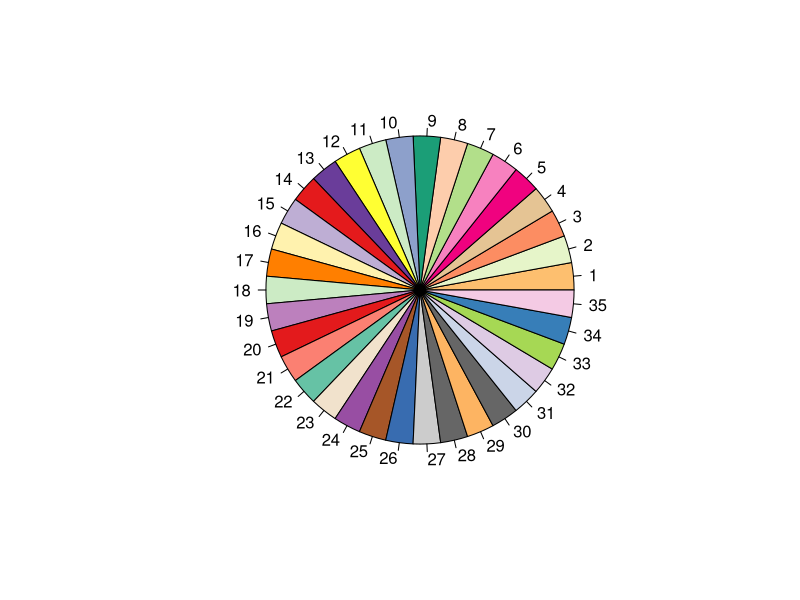
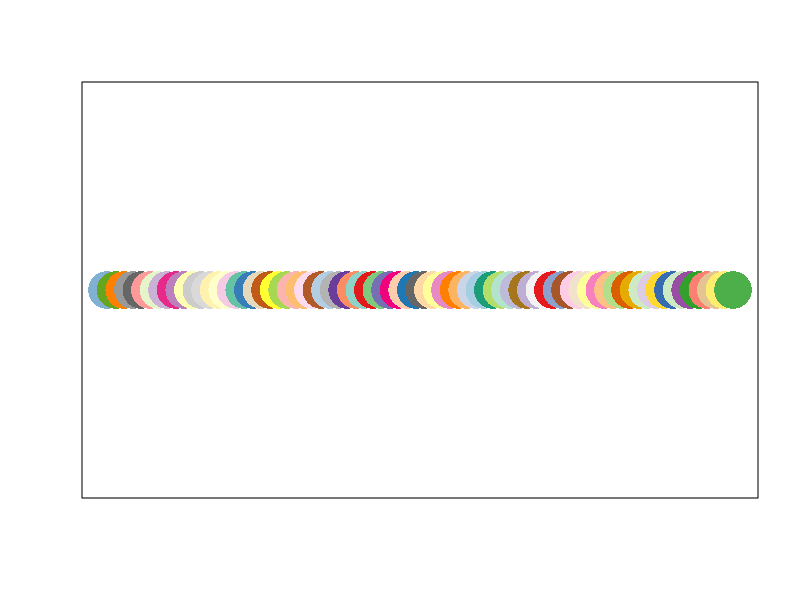

These figures' R source, in order:
library(RColorBrewer)
n <- 35
qual_col_pals = brewer.pal.info[brewer.pal.info$category == 'qual',] # one of 'div', 'qual', 'seq'
col_vector = unlist(mapply(brewer.pal, qual_col_pals$maxcolors, rownames(qual_col_pals)))
col_vector=sample(col_vector)
pie(rep(1,n), col=sample(col_vector, n))


plot(seq_len(length(col_vector)), 
     rep_len(1, length(col_vector)),
     col = col_vector, 
     pch = 16, cex =5, xaxt = 'n', yaxt = 'n', xlab = '', ylab = '')
